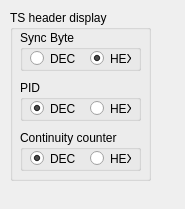
<?xml version="1.0" encoding="UTF-8"?>
<ui version="4.0">
 <class>Dialog</class>
 <widget class="QDialog" name="Dialog">
  <property name="geometry">
   <rect>
    <x>0</x>
    <y>0</y>
    <width>185</width>
    <height>209</height>
   </rect>
  </property>
  <property name="windowTitle">
   <string>Dialog</string>
  </property>
  <widget class="QGroupBox" name="groupBox_4">
   <property name="geometry">
    <rect>
     <x>10</x>
     <y>10</y>
     <width>141</width>
     <height>171</height>
    </rect>
   </property>
   <property name="title">
    <string>TS header display</string>
   </property>
   <widget class="QGroupBox" name="groupBox_3">
    <property name="geometry">
     <rect>
      <x>10</x>
      <y>120</y>
      <width>121</width>
      <height>41</height>
     </rect>
    </property>
    <property name="title">
     <string>Continuity counter</string>
    </property>
    <widget class="QRadioButton" name="radio_continuity_counter_dec">
     <property name="geometry">
      <rect>
       <x>10</x>
       <y>20</y>
       <width>82</width>
       <height>17</height>
      </rect>
     </property>
     <property name="text">
      <string>DEC</string>
     </property>
     <property name="checked">
      <bool>true</bool>
     </property>
    </widget>
    <widget class="QRadioButton" name="radio_continuity_counter_hex">
     <property name="geometry">
      <rect>
       <x>70</x>
       <y>20</y>
       <width>41</width>
       <height>17</height>
      </rect>
     </property>
     <property name="text">
      <string>HEX</string>
     </property>
    </widget>
   </widget>
   <widget class="QGroupBox" name="groupBox_2">
    <property name="geometry">
     <rect>
      <x>10</x>
      <y>70</y>
      <width>121</width>
      <height>41</height>
     </rect>
    </property>
    <property name="title">
     <string>PID</string>
    </property>
    <widget class="QRadioButton" name="radio_pid_dec">
     <property name="geometry">
      <rect>
       <x>10</x>
       <y>20</y>
       <width>82</width>
       <height>17</height>
      </rect>
     </property>
     <property name="text">
      <string>DEC</string>
     </property>
     <property name="checked">
      <bool>true</bool>
     </property>
    </widget>
    <widget class="QRadioButton" name="radio_pid_hex">
     <property name="geometry">
      <rect>
       <x>70</x>
       <y>20</y>
       <width>41</width>
       <height>17</height>
      </rect>
     </property>
     <property name="text">
      <string>HEX</string>
     </property>
    </widget>
   </widget>
   <widget class="QGroupBox" name="groupBox">
    <property name="geometry">
     <rect>
      <x>10</x>
      <y>20</y>
      <width>121</width>
      <height>41</height>
     </rect>
    </property>
    <property name="title">
     <string>Sync Byte</string>
    </property>
    <widget class="QRadioButton" name="radio_sync_byte_dec">
     <property name="geometry">
      <rect>
       <x>10</x>
       <y>20</y>
       <width>82</width>
       <height>17</height>
      </rect>
     </property>
     <property name="text">
      <string>DEC</string>
     </property>
    </widget>
    <widget class="QRadioButton" name="radio_sync_byte_hex">
     <property name="geometry">
      <rect>
       <x>70</x>
       <y>20</y>
       <width>41</width>
       <height>17</height>
      </rect>
     </property>
     <property name="text">
      <string>HEX</string>
     </property>
     <property name="checked">
      <bool>true</bool>
     </property>
    </widget>
   </widget>
  </widget>
 </widget>
 <resources/>
 <connections/>
</ui>
